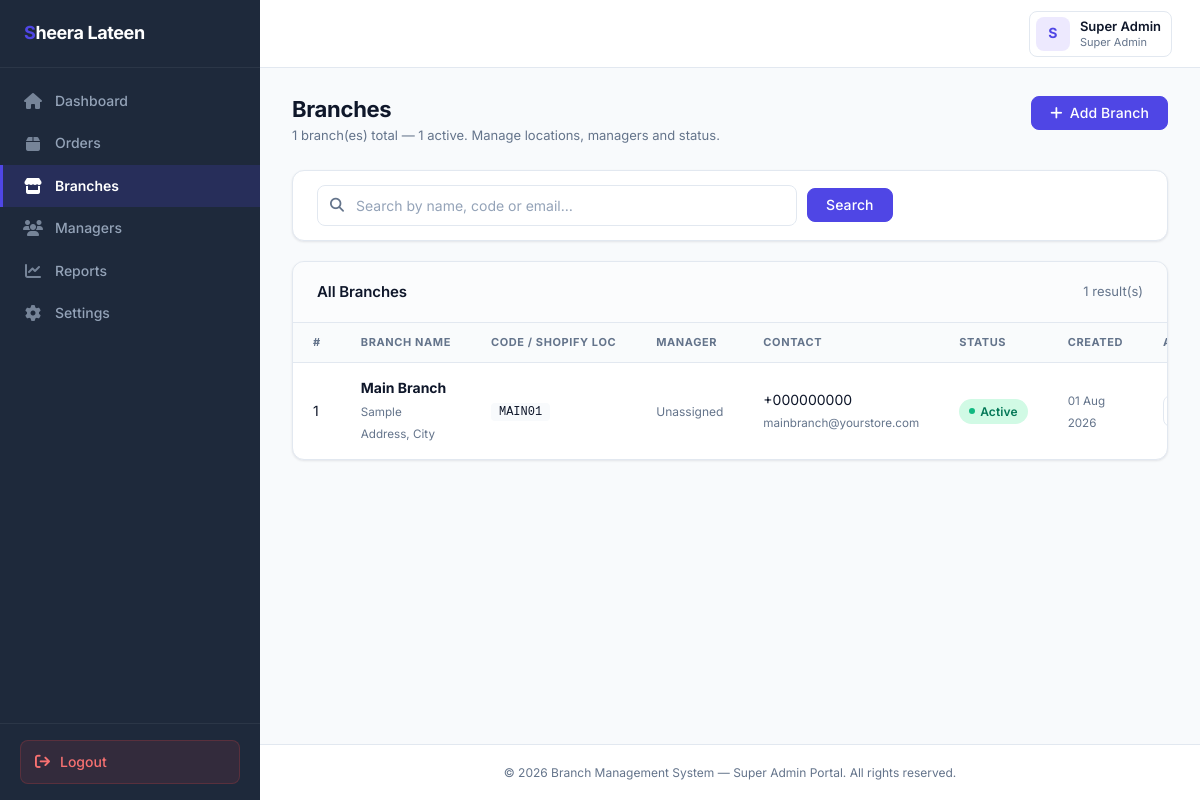
/admin/branches.php (signed in), run on the app's committed database.
### tables this page shows
CREATE TABLE branches (
    id                  INT UNSIGNED AUTO_INCREMENT PRIMARY KEY,
    branch_name         VARCHAR(150) NOT NULL,
    branch_code         VARCHAR(20)  NOT NULL,
    shopify_location_id BIGINT UNSIGNED NULL,
    address             TEXT         NULL,
    maps_url            TEXT         NULL,
    routing_keywords    JSON         NULL,
    phone               VARCHAR(30)  NULL,
    email               VARCHAR(150) NULL,
    branch_manager_id   INT UNSIGNED NULL,           
    status              ENUM('active','inactive') NOT NULL DEFAULT 'active',
    created_at          DATETIME NOT NULL DEFAULT CURRENT_TIMESTAMP,
    updated_at          DATETIME NOT NULL DEFAULT CURRENT_TIMESTAMP ON UPDATE CURRENT_TIMESTAMP,
    deleted_at          DATETIME NULL,                

    UNIQUE KEY uq_branch_code (branch_code),
    UNIQUE KEY uq_branch_shopify_location (shopify_location_id),
    INDEX idx_branch_status (status),
    INDEX idx_branch_deleted (deleted_at)
);

### core/helpers.php (called while the page is built, shortened)
<?php
function e(string $str): string
{
    return htmlspecialchars($str, ENT_QUOTES, 'UTF-8');
}

### admin/branches.php (the view, shortened to what this page needs)
<?php
$db = Database::getConnection();
$search  = trim($_GET['q'] ?? '');
$page    = max(1, (int) ($_GET['page'] ?? 1));
$perPage = 15;
$offset  = ($page - 1) * $perPage;
$where  = 'b.deleted_at IS NULL';
$params = [];
$countStmt = $db->prepare("SELECT COUNT(*) FROM branches b WHERE {$where}");
$countStmt->execute($params);
$totalRows  = (int) $countStmt->fetchColumn();
$listStmt = $db->prepare("
    SELECT b.*, u.name AS manager_name
    FROM   branches b
    LEFT JOIN users u ON b.branch_manager_id = u.id AND u.deleted_at IS NULL
    WHERE  {$where}
    ORDER  BY b.created_at DESC
    LIMIT  {$perPage} OFFSET {$offset}
");
$listStmt->execute($params);
$branches = $listStmt->fetchAll();
$totalBranches  = (int) $db->query("SELECT COUNT(*) FROM branches WHERE deleted_at IS NULL")->fetchColumn();
$activeBranches = (int) $db->query("SELECT COUNT(*) FROM branches WHERE status='active' AND deleted_at IS NULL")->fetchColumn();
require_once __DIR__ . '/includes/header.php';
require_once __DIR__ . '/includes/sidebar.php';
require_once __DIR__ . '/includes/topbar.php';
?>
<div class="page-header">
    <div>
        <h1 class="page-title">Branches</h1>
        <p class="page-subtitle">
            <?= $totalBranches ?> branch(es) total &mdash; <?= $activeBranches ?> active.
            Manage locations, managers and status.
        </p>
    </div>
    <div class="page-actions">
        <button class="btn btn-primary" onclick="openModal('addBranchModal')" id="btn-add-branch">
            <i class="fa-solid fa-plus"></i> Add Branch
        </button>
    </div>
</div>
<div class="card" style="margin-bottom: 20px;">
    <div class="card-body" style="padding: 14px 24px;">
        <form method="GET" action="branches.php" class="search-form">
            <div class="input-group">
                <input type="text"
                       name="q"
                       id="search-input"
                       value="<?= e($search) ?>"
                       placeholder="Search by name, code or email…"
                       class="form-control">
            </div>
            <button type="submit" class="btn btn-primary" id="btn-search">Search</button>
        </form>
    </div>
</div>
<div class="card">
    <div class="card-header">
        <h2 class="card-title">All Branches</h2>
        <span class="text-muted" style="font-size:13px;"><?= $totalRows ?> result(s)</span>
    </div>
    <div class="table-responsive">
        <div class="table-responsive">
            <table class="table" id="branches-table">
            <thead>
                <tr>
                    <th>#</th>
                    <th>Branch Name</th>
                    <th>Code / Shopify Loc</th>
                    <th>Manager</th>
                    <th>Contact</th>
                    <th>Status</th>
                    <th>Created</th>
                    <th>Actions</th>
                </tr>
            </thead>
            <tbody>
            <?php if (empty($branches)): ?>
                <tr>
                    <td colspan="8" class="empty-state">
                        <i class="fa-solid fa-store"></i>
                        No branches found<?= $search ? " for <strong>" . e($search) . "</strong>" : '' ?>.
                    </td>
                </tr>
            <?php else: ?>
                <?php foreach ($branches as $branch): ?>
                <tr>
                    <td><?= $branch['id'] ?></td>
                    <td>
                        <strong><?= e($branch['branch_name']) ?></strong>
                        <?php if ($branch['address']): ?>
                        <br><small class="text-muted"><?= e($branch['address']) ?></small>
                        <?php endif; ?>
                    </td>
                    <td>
                        <code style="background:var(--bg-main);padding:2px 8px;border-radius:4px;font-size:12px;"><?= e($branch['branch_code']) ?></code>
                    </td>
                    <td>
                        <?php if ($branch['manager_name']): ?>
                            <i class="fa-solid fa-user" style="color:var(--text-muted);font-size:11px;margin-right:4px;"></i>
                            <?= e($branch['manager_name']) ?>
                        <?php else: ?>
                            <span class="text-muted" style="font-size:12px;">Unassigned</span>
                        <?php endif; ?>
                    </td>
                    <td>
                        <?= $branch['phone'] ? e($branch['phone']) : '<span class="text-muted">—</span>' ?>
                        <?php if ($branch['email']): ?>
                        <br><small class="text-muted"><?= e($branch['email']) ?></small>
                        <?php endif; ?>
                    </td>
                    <td>
                        <span class="status <?= e($branch['status']) ?>"><?= ucfirst($branch['status']) ?></span>
                    </td>
                    <td><small class="text-muted"><?= date('d M Y', strtotime($branch['created_at'])) ?></small></td>
                    <td>
                        <div class="action-btns">
                            <button class="btn btn-sm btn-outline"
                                    onclick="editBranch(<?= htmlspecialchars(json_encode($branch), ENT_QUOTES) ?>)"
                                    title="Edit Branch"
                                    id="edit-branch-<?= $branch['id'] ?>">
                            </button>
                        </div>
                    </td>
                </tr>
                <?php endforeach; ?>
            <?php endif; ?>
            </tbody>
            </table>
        </div>
    </div>
</div>
<?php require_once __DIR__ . '/includes/footer.php'; ?>

### admin/includes/header.php (shortened to what this page needs)
<!DOCTYPE html>
<html lang="en">
<head>
    <link rel="stylesheet" href="https://cdnjs.cloudflare.com/ajax/libs/font-awesome/6.4.0/css/all.min.css">
    <link rel="stylesheet" href="../assets/css/admin.css?v=<?= filemtime(__DIR__ . '/../../assets/css/admin.css') ?>">
</head>
<body>
    <div class="admin-layout">

### admin/includes/sidebar.php
<?php
$currentPage = basename($_SERVER['PHP_SELF']);
?>
<aside class="sidebar" id="sidebar">
    <div class="sidebar-header">
        <a href="dashboard.php" class="sidebar-brand">
            <span>S</span>heera Lateen
        </a>
    </div>
    <nav class="sidebar-nav">
        <a href="dashboard.php" class="nav-item <?= $currentPage === 'dashboard.php' ? 'active' : '' ?>">
            <i class="fa-solid fa-house"></i> Dashboard
        </a>
        <a href="orders.php" class="nav-item <?= $currentPage === 'orders.php' ? 'active' : '' ?>">
            <i class="fa-solid fa-box"></i> Orders
        </a>
        <a href="branches.php" class="nav-item <?= $currentPage === 'branches.php' ? 'active' : '' ?>">
            <i class="fa-solid fa-store"></i> Branches
        </a>
        <a href="managers.php" class="nav-item <?= $currentPage === 'managers.php' ? 'active' : '' ?>">
            <i class="fa-solid fa-users"></i> Managers
        </a>
        <a href="reports.php" class="nav-item <?= $currentPage === 'reports.php' ? 'active' : '' ?>">
            <i class="fa-solid fa-chart-line"></i> Reports
        </a>
        <a href="settings.php" class="nav-item <?= $currentPage === 'settings.php' ? 'active' : '' ?>">
            <i class="fa-solid fa-gear"></i> Settings
        </a>
    </nav>
    <div class="sidebar-footer">
        <a href="logout.php" class="sidebar-logout">
            <i class="fa-solid fa-arrow-right-from-bracket"></i> Logout
        </a>
    </div>
</aside>

### admin/includes/topbar.php (shortened to what this page needs)
<div class="main-wrapper">
    <header class="topbar">
        <div class="topbar-right">
            <a href="profile.php" class="user-profile" id="link-profile">
                <div class="avatar">
                    <?= strtoupper(substr($_SESSION['name'] ?? 'A', 0, 1)) ?>
                </div>
                <div class="user-info">
                    <span class="user-name"><?= htmlspecialchars($_SESSION['name'] ?? 'Admin') ?></span>
                    <span class="user-role">Super Admin</span>
                </div>
            </a>
        </div>
    </header>
    <main class="content">

### admin/includes/footer.php (shortened to what this page needs)
    </main>
    <footer class="footer">
        &copy; <?= date('Y') ?> <?= htmlspecialchars(APP_NAME) ?> &mdash; Super Admin Portal. All rights reserved.
    </footer>
    </div>
</div>
</body>
</html>

### data on the page
branches: id "1", branch_name "Main Branch", address "Sample Address, City", branch_code "MAIN01", phone "+000000000", email "mainbranch@yourstore.com", status "Active", created_at "01 Aug 2026"

### other printed values
substr($_SESSION['name'] ?? 'A', 0, 1) "S"
$_SESSION['name'] "Super Admin"
$totalBranches "1"
$activeBranches "1"
$totalRows "1"
APP_NAME "Branch Management System"
